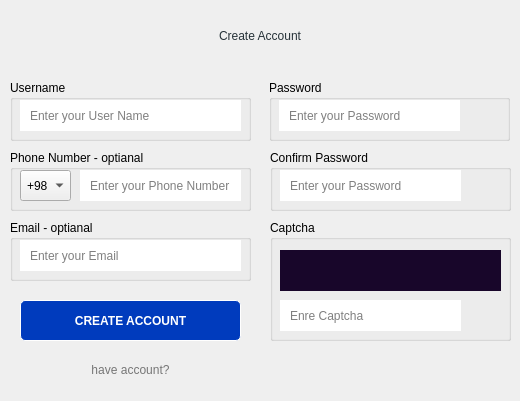
<?xml version="1.0" encoding="UTF-8"?>
<ui version="4.0">
 <class>signup_widget</class>
 <widget class="QWidget" name="signup_widget">
  <property name="geometry">
   <rect>
    <x>0</x>
    <y>0</y>
    <width>520</width>
    <height>401</height>
   </rect>
  </property>
  <property name="windowTitle">
   <string>Form</string>
  </property>
  <widget class="QLabel" name="label_3">
   <property name="geometry">
    <rect>
     <x>0</x>
     <y>10</y>
     <width>520</width>
     <height>51</height>
    </rect>
   </property>
   <property name="styleSheet">
    <string notr="true">QWidget
{
	color: #263238;
  	font: 900 14pt &quot;Exo 2&quot;;
}</string>
   </property>
   <property name="text">
    <string>Create Account</string>
   </property>
   <property name="alignment">
    <set>Qt::AlignCenter</set>
   </property>
  </widget>
  <widget class="QGroupBox" name="groupBox_5">
   <property name="geometry">
    <rect>
     <x>10</x>
     <y>80</y>
     <width>241</width>
     <height>61</height>
    </rect>
   </property>
   <property name="title">
    <string>Username</string>
   </property>
   <widget class="QLineEdit" name="username_lineEdit">
    <property name="geometry">
     <rect>
      <x>10</x>
      <y>20</y>
      <width>221</width>
      <height>31</height>
     </rect>
    </property>
    <property name="toolTip">
     <string>&lt;html&gt;&lt;head/&gt;&lt;body&gt;&lt;p&gt;only &lt;span style=&quot; font-weight:600;&quot;&gt;Alphabetic&lt;/span&gt; leters and&lt;span style=&quot; font-weight:600;&quot;&gt; Numbers&lt;/span&gt; and &lt;span style=&quot; font-weight:600;&quot;&gt;_&lt;/span&gt; character&lt;/p&gt;&lt;/body&gt;&lt;/html&gt;</string>
    </property>
    <property name="styleSheet">
     <string notr="true">border-left-color: #fff;
border-left-style: solid;
border-left-width: 5px;
text-indent: 3px;
padding-left:3px;
</string>
    </property>
    <property name="frame">
     <bool>false</bool>
    </property>
    <property name="placeholderText">
     <string>Enter your User Name</string>
    </property>
   </widget>
  </widget>
  <widget class="QGroupBox" name="groupBox_6">
   <property name="geometry">
    <rect>
     <x>10</x>
     <y>220</y>
     <width>241</width>
     <height>61</height>
    </rect>
   </property>
   <property name="title">
    <string>Email - optianal</string>
   </property>
   <widget class="QLineEdit" name="email_lineEdit">
    <property name="geometry">
     <rect>
      <x>10</x>
      <y>20</y>
      <width>221</width>
      <height>31</height>
     </rect>
    </property>
    <property name="styleSheet">
     <string notr="true">border-left-color: #fff;
border-left-style: solid;
border-left-width: 5px;
text-indent: 3px;
padding-left:3px;
</string>
    </property>
    <property name="frame">
     <bool>false</bool>
    </property>
    <property name="placeholderText">
     <string>Enter your Email</string>
    </property>
   </widget>
  </widget>
  <widget class="QGroupBox" name="groupBox_7">
   <property name="geometry">
    <rect>
     <x>10</x>
     <y>150</y>
     <width>241</width>
     <height>61</height>
    </rect>
   </property>
   <property name="title">
    <string>Phone Number - optianal</string>
   </property>
   <widget class="QLineEdit" name="pn_lineEdit">
    <property name="geometry">
     <rect>
      <x>70</x>
      <y>20</y>
      <width>161</width>
      <height>31</height>
     </rect>
    </property>
    <property name="styleSheet">
     <string notr="true">border-left-color: #fff;
border-left-style: solid;
border-left-width: 5px;
text-indent: 3px;
padding-left:3px;
</string>
    </property>
    <property name="inputMask">
     <string/>
    </property>
    <property name="text">
     <string/>
    </property>
    <property name="maxLength">
     <number>10</number>
    </property>
    <property name="frame">
     <bool>false</bool>
    </property>
    <property name="placeholderText">
     <string>Enter your Phone Number</string>
    </property>
    <property name="cursorMoveStyle">
     <enum>Qt::LogicalMoveStyle</enum>
    </property>
   </widget>
   <widget class="QComboBox" name="pn_comboBox">
    <property name="geometry">
     <rect>
      <x>10</x>
      <y>20</y>
      <width>51</width>
      <height>31</height>
     </rect>
    </property>
    <property name="styleSheet">
     <string notr="true">QComboBox
{
    background-color: rgb(255, 255, 255)
    border: 1px solid #000;
    padding-left: 6px;
    color: #000;
    height: 20px;

}</string>
    </property>
    <property name="frame">
     <bool>true</bool>
    </property>
    <item>
     <property name="text">
      <string>+98</string>
     </property>
    </item>
    <item>
     <property name="text">
      <string>+1</string>
     </property>
    </item>
    <item>
     <property name="text">
      <string>+44</string>
     </property>
    </item>
    <item>
     <property name="text">
      <string>+65</string>
     </property>
    </item>
   </widget>
  </widget>
  <widget class="QGroupBox" name="groupBox_14">
   <property name="geometry">
    <rect>
     <x>269</x>
     <y>80</y>
     <width>241</width>
     <height>61</height>
    </rect>
   </property>
   <property name="title">
    <string>Password</string>
   </property>
   <widget class="QLineEdit" name="password_lineEdit">
    <property name="geometry">
     <rect>
      <x>10</x>
      <y>20</y>
      <width>181</width>
      <height>31</height>
     </rect>
    </property>
    <property name="toolTip">
     <string>&lt;html&gt;&lt;head/&gt;&lt;body&gt;&lt;p&gt;only &lt;span style=&quot; font-weight:600;&quot;&gt;Alphabetic leters &lt;/span&gt;and &lt;span style=&quot; font-weight:600;&quot;&gt;Numbers.&lt;/span&gt; you must use exactly one of theas characters [&lt;span style=&quot; font-weight:600;&quot;&gt;$&lt;/span&gt;, &lt;span style=&quot; font-weight:600;&quot;&gt;%&lt;/span&gt;]&lt;/p&gt;&lt;p&gt;* 5 &amp;lt; len &amp;lt; 10&lt;/p&gt;&lt;/body&gt;&lt;/html&gt;</string>
    </property>
    <property name="styleSheet">
     <string notr="true">border-left-color: #fff;
border-left-style: solid;
border-left-width: 5px;
text-indent: 3px;
padding-left:3px;
</string>
    </property>
    <property name="frame">
     <bool>false</bool>
    </property>
    <property name="echoMode">
     <enum>QLineEdit::Password</enum>
    </property>
    <property name="placeholderText">
     <string>Enter your Password</string>
    </property>
   </widget>
   <widget class="QPushButton" name="p_visible_OF">
    <property name="geometry">
     <rect>
      <x>200</x>
      <y>20</y>
      <width>31</width>
      <height>31</height>
     </rect>
    </property>
    <property name="styleSheet">
     <string notr="true">QPushButton
{
	background-color: transparent;
	color: #fff;
	font-weight: bold;
	border-style: solid;
	border-width: 1px;
	border-radius: 17px;
	border-color: transparent;
	padding: 10px;

}
</string>
    </property>
    <property name="text">
     <string/>
    </property>
    <property name="icon">
     <iconset>
      <normaloff>../res/icon/visibility-off.png</normaloff>../res/icon/visibility-off.png</iconset>
    </property>
   </widget>
  </widget>
  <widget class="QGroupBox" name="groupBox_15">
   <property name="geometry">
    <rect>
     <x>270</x>
     <y>150</y>
     <width>241</width>
     <height>61</height>
    </rect>
   </property>
   <property name="title">
    <string>Confirm Password</string>
   </property>
   <widget class="QLineEdit" name="c_password_lineEdit">
    <property name="geometry">
     <rect>
      <x>10</x>
      <y>20</y>
      <width>181</width>
      <height>31</height>
     </rect>
    </property>
    <property name="toolTip">
     <string>&lt;html&gt;&lt;head/&gt;&lt;body&gt;&lt;p&gt;only &lt;span style=&quot; font-weight:600;&quot;&gt;Alphabetic leters &lt;/span&gt;and &lt;span style=&quot; font-weight:600;&quot;&gt;Numbers.&lt;/span&gt; you must use exactly one of theas characters [&lt;span style=&quot; font-weight:600;&quot;&gt;$&lt;/span&gt;, &lt;span style=&quot; font-weight:600;&quot;&gt;%&lt;/span&gt;]&lt;/p&gt;&lt;p&gt;* 5 &amp;lt; len &amp;lt; 10&lt;/p&gt;&lt;/body&gt;&lt;/html&gt;</string>
    </property>
    <property name="styleSheet">
     <string notr="true">border-left-color: #fff;
border-left-style: solid;
border-left-width: 5px;
text-indent: 3px;
padding-left:3px;
</string>
    </property>
    <property name="frame">
     <bool>false</bool>
    </property>
    <property name="echoMode">
     <enum>QLineEdit::Password</enum>
    </property>
    <property name="placeholderText">
     <string>Enter your Password</string>
    </property>
   </widget>
   <widget class="QPushButton" name="cp_visible_OF">
    <property name="geometry">
     <rect>
      <x>200</x>
      <y>20</y>
      <width>31</width>
      <height>31</height>
     </rect>
    </property>
    <property name="styleSheet">
     <string notr="true">QPushButton
{
	background-color: transparent;
	color: #fff;
	font-weight: bold;
	border-style: solid;
	border-width: 1px;
	border-radius: 17px;
	border-color: transparent;
	padding: 10px;

}
</string>
    </property>
    <property name="text">
     <string/>
    </property>
    <property name="icon">
     <iconset>
      <normaloff>../res/icon/visibility-off.png</normaloff>../res/icon/visibility-off.png</iconset>
    </property>
   </widget>
  </widget>
  <widget class="QGroupBox" name="groupBox_16">
   <property name="geometry">
    <rect>
     <x>270</x>
     <y>220</y>
     <width>241</width>
     <height>121</height>
    </rect>
   </property>
   <property name="title">
    <string>Captcha</string>
   </property>
   <widget class="QLabel" name="captcha_img">
    <property name="geometry">
     <rect>
      <x>10</x>
      <y>30</y>
      <width>221</width>
      <height>41</height>
     </rect>
    </property>
    <property name="styleSheet">
     <string notr="true">QWidget
{
	background-color:#18062a  ;
	color: #000000;

}</string>
    </property>
    <property name="text">
     <string/>
    </property>
    <property name="scaledContents">
     <bool>true</bool>
    </property>
   </widget>
   <widget class="QLineEdit" name="captcha_lineEdit">
    <property name="geometry">
     <rect>
      <x>10</x>
      <y>80</y>
      <width>181</width>
      <height>31</height>
     </rect>
    </property>
    <property name="styleSheet">
     <string notr="true">border-left-color: #fff;
border-left-style: solid;
border-left-width: 5px;
text-indent: 3px;
padding-left:3px;
</string>
    </property>
    <property name="frame">
     <bool>false</bool>
    </property>
    <property name="placeholderText">
     <string>Enre Captcha</string>
    </property>
   </widget>
   <widget class="QPushButton" name="renew_captcha_pushButton">
    <property name="geometry">
     <rect>
      <x>200</x>
      <y>80</y>
      <width>31</width>
      <height>31</height>
     </rect>
    </property>
    <property name="styleSheet">
     <string notr="true">QPushButton
{
	background-color: transparent;
	color: #fff;
	font-weight: bold;
	border-style: solid;
	border-width: 1px;
	border-radius: 17px;
	border-color: transparent;
	padding: 10px;

}
</string>
    </property>
    <property name="text">
     <string/>
    </property>
    <property name="icon">
     <iconset>
      <normaloff>../res/icon/renew_icon.png</normaloff>../res/icon/renew_icon.png</iconset>
    </property>
   </widget>
  </widget>
  <widget class="QPushButton" name="signup_pushButton">
   <property name="geometry">
    <rect>
     <x>20</x>
     <y>300</y>
     <width>221</width>
     <height>41</height>
    </rect>
   </property>
   <property name="styleSheet">
    <string notr="true">QPushButton
{
	background-color: #003bbd;
	color: rgb(255, 255, 255);
	font-weight: bold;
	border-style: solid;
	border-width: 1px;
	border-radius: 5px;
	padding: 10px;
	font: 700 9pt &quot;Exo 2&quot;;


}
</string>
   </property>
   <property name="text">
    <string>CREATE ACCOUNT</string>
   </property>
  </widget>
  <widget class="QLabel" name="goto_signin_link">
   <property name="geometry">
    <rect>
     <x>20</x>
     <y>360</y>
     <width>221</width>
     <height>20</height>
    </rect>
   </property>
   <property name="styleSheet">
    <string notr="true">QWidget
{
	color: rgb(118, 118, 118);
  	font: 400 10pt &quot;Exo 2&quot;;
}</string>
   </property>
   <property name="text">
    <string>have account?</string>
   </property>
   <property name="alignment">
    <set>Qt::AlignCenter</set>
   </property>
  </widget>
 </widget>
 <resources/>
 <connections/>
</ui>
